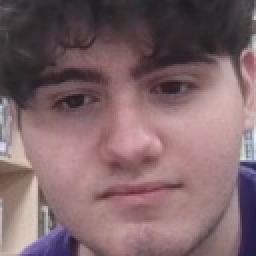
#> input picture ai/Advanced-ai/samples/Adrian_1.jpg, 128 x 128 px, found by its file name (shown 2 times larger); its folder holds 4 pictures in this run
$ python modeltrainer.py
#> lines starting #> are read from the running program, lines starting #| are printed output that depends on the picture
import cv2
import numpy as np
import os
import re

path = "C:/Users/adica/self_projects/CCC/ai/Advanced-A.I-code-Jarvis-not-finished-main/samples"

recognizer = cv2.face.LBPHFaceRecognizer_create()
cascPath = os.path.dirname(cv2.__file__)+"/data/haarcascade_frontalface_default.xml"
FaceCascade = cv2.CascadeClassifier(cascPath)

def Images_And_Labels(path):
    ImagePaths = [os.path.join(path,f) for f in os.listdir(path)]
    faceSamples = []
    ids = []

    for ImagePath in ImagePaths:
        # Get the ID from the file name using regular expressions to match numeric characters
        id = int(re.search(r'\d+', os.path.split(ImagePath)[-1]).group(0))

        # Load the image and detect faces
        img = cv2.imread(ImagePath)
#> img is the input picture: shape (128, 128, 3); mean B, G, R 105.4, 101.5, 127
        gray = cv2.cvtColor(img, cv2.COLOR_BGR2GRAY)
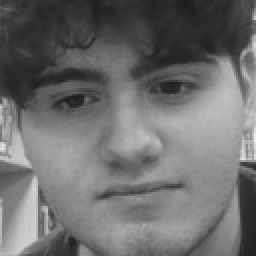
#> gray: shape (128, 128) (shown 2 times larger); min 29, max 237, mean 109.6
        faces = FaceCascade.detectMultiScale(gray, scaleFactor=1.2, minNeighbors=5)
#> faces = ()

        # Add face samples and IDs to lists
        for (x,y,w,h) in faces:
            faceSamples.append(gray[y:y+h,x:x+w])
            ids.append(id)
#> this loop made 0 passes
#> after the loop, faceSamples = []; ids = []

    return faceSamples,ids

print("Training faces, It will take a few seconds. Wait...")

# Train for 1000 epochs
for i in range(1000):
    faces, ids = Images_And_Labels(path)
    recognizer.train(faces, np.array(ids))

    # Print progress every 100 epochs
    if i % 100 == 0:
        print("Epoch {} completed".format(i))

recognizer.write('C:/Users/adica/self_projects/CCC/ai/Advanced-A.I-code-Jarvis-not-finished-main/trainer/trainer.yml')

print("Model trained, Now we can recognize your face")
